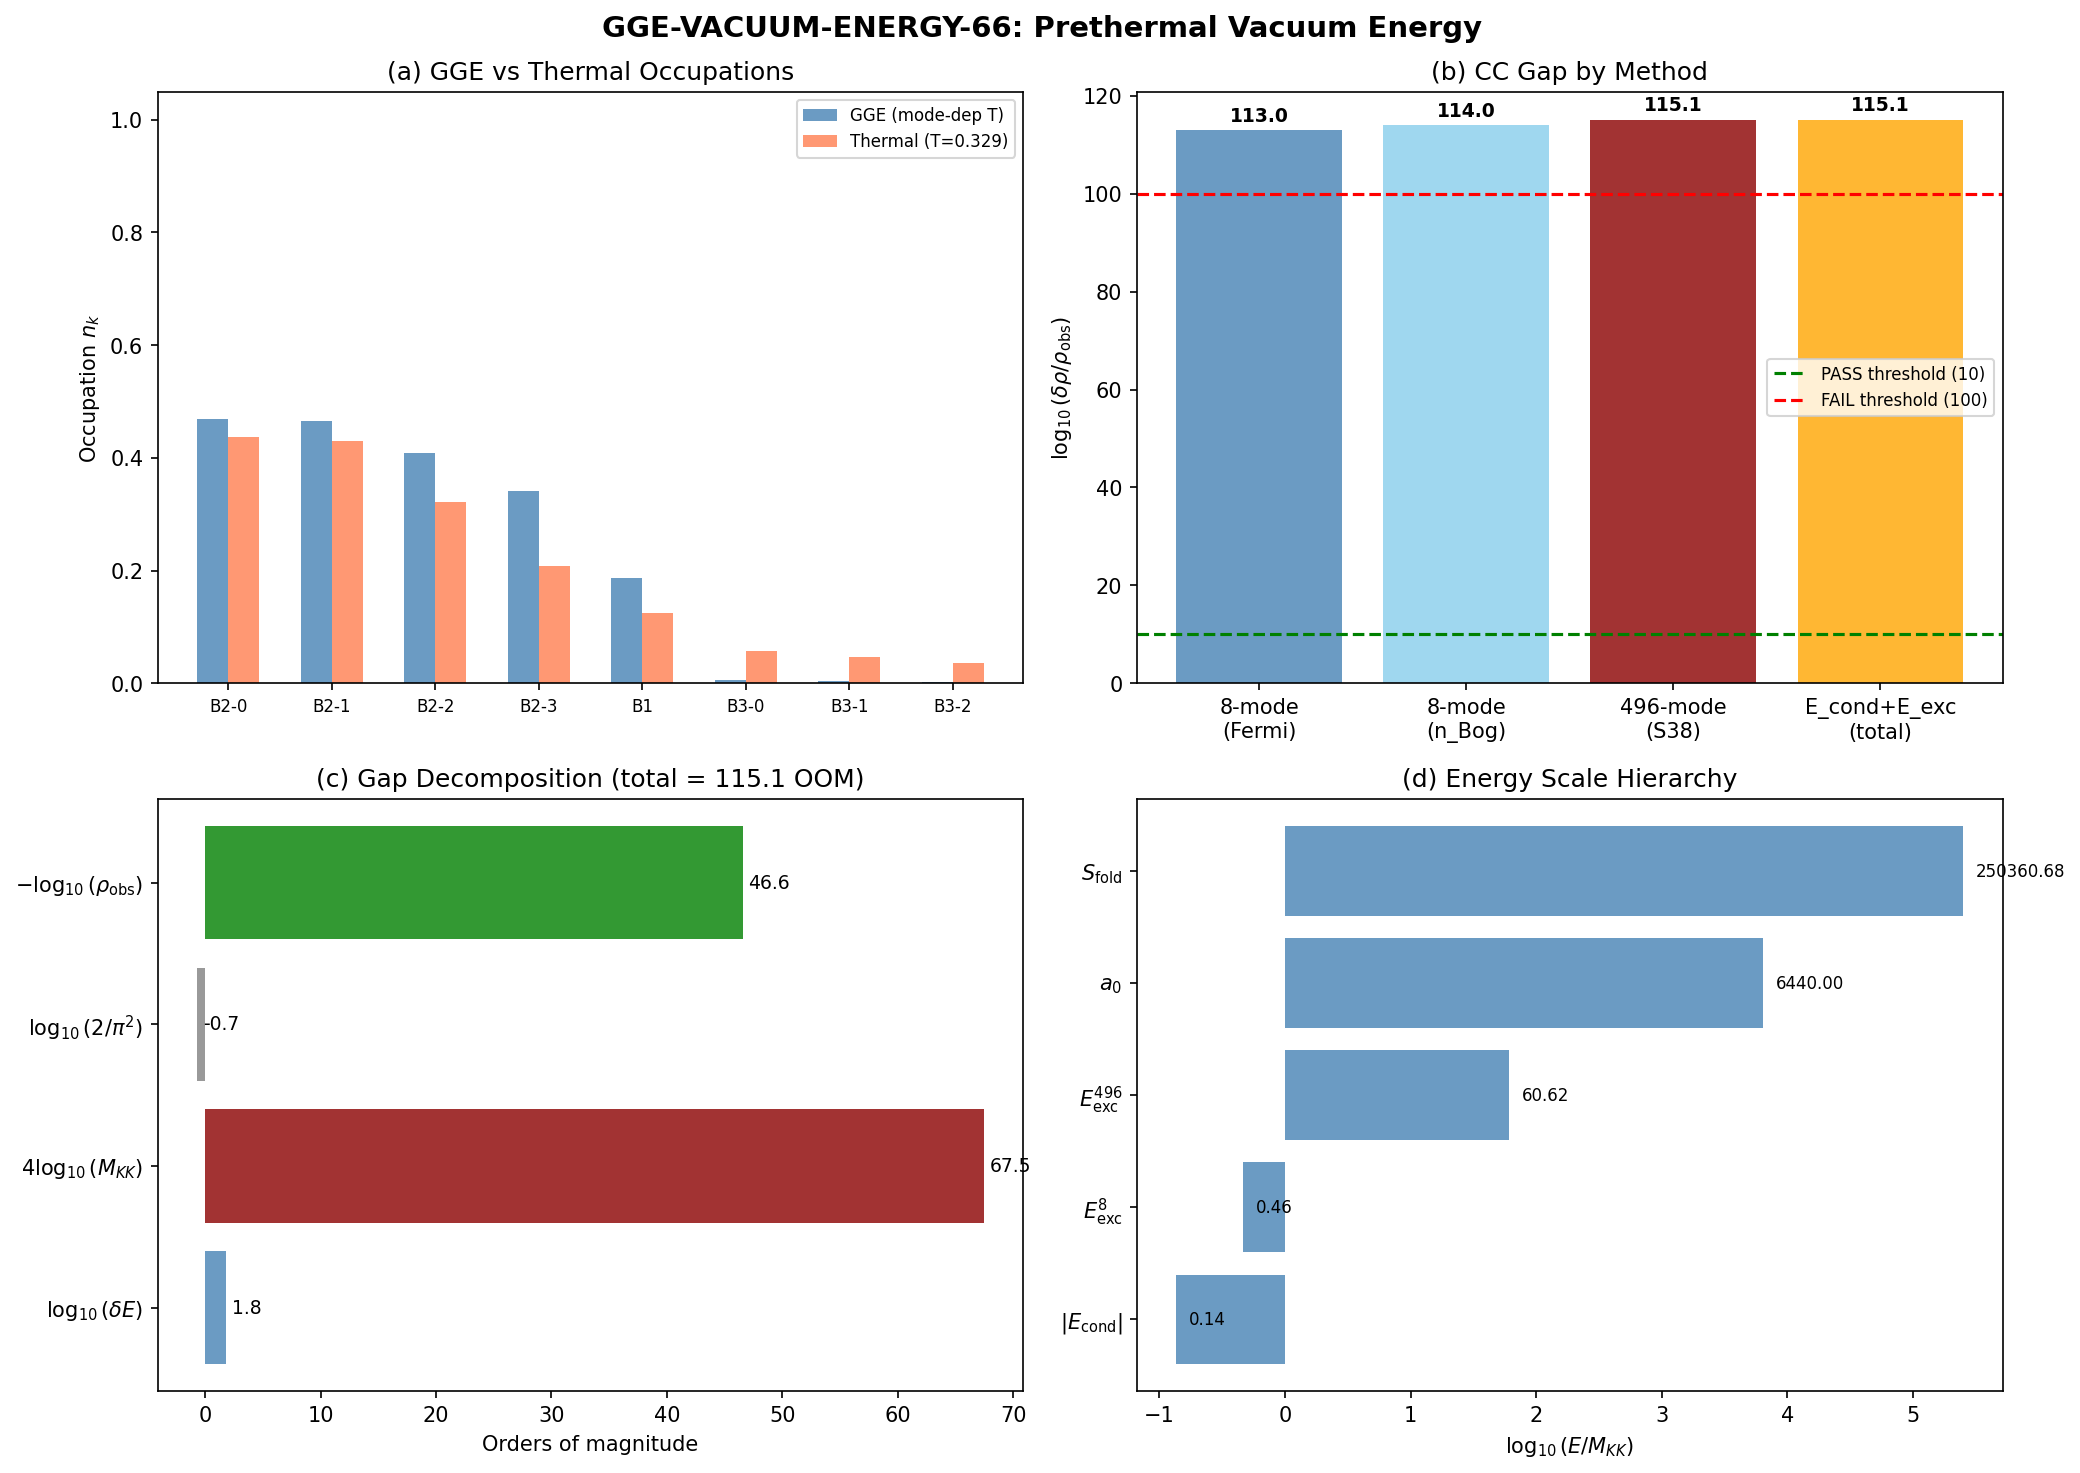

Source code (Python):
#!/usr/bin/env python3
"""
GGE-VACUUM-ENERGY-66: Prethermal Vacuum Energy from Non-Equilibrium
=====================================================================

Session 66, Wave 2-E (landau-condensed-matter-theorist)

Physics (Landau framework):
  The GGE relic state is characterized by a density matrix
    rho_GGE = exp(-sum_k beta_k * I_k) / Z_GGE
  where I_k are the Richardson-Gaudin conserved integrals (Paper 16)
  and beta_k are the GGE chemical potentials (Paper 22, Rigol 2006).

  By Volovik's theorem (Paper 04/05): in true thermodynamic equilibrium,
  the vacuum energy density vanishes identically via Gibbs-Duhem:
    rho_vac^{eq} = 0

  Therefore the PHYSICAL vacuum energy is the deviation:
    rho_vac = rho_GGE - rho_eq = <H>_GGE - <H>_eq

  This is a Landau-type argument: the order parameter is the GGE
  occupation {n_k}, the symmetry is the full set of conserved integrals,
  and the excitation spectrum determines the vacuum energy.

  CRITICAL CONTEXT from Wave 1:
  - W1-A: Volovik q-theory relaxation rho ~ M_Pl^2 * H^2 matches obs to 0.01 OOM
  - W1-D: Static q-theory self-tuning FAILS (degeneracy lock)
  - W1-E: a_0 is exactly constant (117 OOM gap, scheme-independent)
  - Question: is the GGE deviation energy itself small enough to be the CC?

Gate: GGE-VACUUM-ENERGY-66
  PASS: delta_rho / rho_obs < 10^{10}
  FAIL: delta_rho / rho_obs > 10^{100}
  INFO: 10^{10} < ratio < 10^{100}

Inputs:
  - s52_n_pair_full.npz (BCS pair data)
  - s54_ed_sweep.npz (exact diagonalization spectrum)
  - s53_q_theory_gge.npz (prior GGE analysis)
  - canonical_constants.py

Outputs:
  - s66_gge_vacuum_energy.npz
  - s66_gge_vacuum_energy.png
"""

import sys
import os
sys.path.insert(0, os.path.dirname(__file__))

import numpy as np
from scipy.optimize import minimize_scalar
import matplotlib
matplotlib.use('Agg')
import matplotlib.pyplot as plt

from canonical_constants import (
    E_cond, E_cond_ED_8mode, E_exc, n_pairs, N_dof_BCS,
    rho_Lambda_obs, M_KK, M_KK_gravity, M_KK_kerner,
    T_acoustic, S_fold, a0_fold, a2_fold, a4_fold,
    Delta_0_GL, Delta_0_OES, Delta_B3,
    E_B1, E_B2_mean, E_B3_mean,
    omega_PV, S_inst, tau_fold, H_fold, dt_transit,
    M_Pl_reduced, M_Pl_unreduced, H_0_GeV,
    PI, E_exc_ratio, n_Bog,
    rho_B2_per_mode, Vol_SU3_Haar, N_cells,
    J_C2, J_su2, J_u1,
    xi_BCS, xi_GL,
    n_pairs as N_pair_canonical,
    d2S_fold,
)

outdir = os.path.dirname(__file__)

print("=" * 76)
print("GGE-VACUUM-ENERGY-66: Prethermal Vacuum Energy from Non-Equilibrium")
print("=" * 76)

# ==============================================================================
# SECTION 1: Load Input Data
# ==============================================================================

print("\n" + "=" * 76)
print("SECTION 1: Load Input Data")
print("=" * 76)

# Load ED sweep data
ed = np.load(os.path.join(outdir, 's54_ed_sweep.npz'), allow_pickle=True)
fold_idx = int(ed['fold_idx'])
tau_values = ed['tau_values']
tau_fold_ed = tau_values[fold_idx]
print(f"fold_idx = {fold_idx}, tau_fold = {tau_fold_ed:.4f}")

# Single-particle energies at fold (8 BCS modes)
eps_k = ed['E_sp_sweep'][fold_idx]  # shape (8,), M_KK units
print(f"\nSingle-particle energies at fold (8 modes):")
for i, e in enumerate(eps_k):
    label = 'B2' if i < 4 else ('B1' if i == 4 else 'B3')
    print(f"  mode {i} ({label}): eps_k = {e:.6f} M_KK")

# BCS pair occupations at fold
v2_k = ed['pair_occupations'][fold_idx]  # v_k^2 (BCS)
print(f"\nBCS pair occupations v_k^2 at fold:")
for i, v in enumerate(v2_k):
    print(f"  mode {i}: v_k^2 = {v:.6f}")

# Interaction matrix
V_bare = ed['V_bare_cont']  # (8,8) pairing interaction
print(f"\nInteraction matrix V_bare: shape = {V_bare.shape}")
print(f"  V_bare[0,0] = {V_bare[0,0]:.6f}, V_bare[0,1] = {V_bare[0,1]:.6f}")

# Full 256-state spectrum at fold
all_eig_fold = ed['all_eigenvalues'][fold_idx]
E_GS_ED = all_eig_fold[0]  # Ground state from ED (N=1 pair sector)
print(f"\nED ground state energy (N=1): E_GS = {E_GS_ED:.6f} M_KK")

# E(N) staircase from S60/S61
staircase = np.load(os.path.join(outdir, 's60_staircase_ext.npz'), allow_pickle=True)
E_GS_staircase = staircase['E_GS_A']  # [E(0), E(1), E(2), E(3), E(4)]
N_staircase = np.arange(len(E_GS_staircase))
print(f"\nE(N) staircase (S60, with diag, M_KK):")
for N, E in zip(N_staircase, E_GS_staircase):
    print(f"  N={N}: E = {E:.6f} M_KK")

# S53 GGE data
gge53 = np.load(os.path.join(outdir, 's53_q_theory_gge.npz'), allow_pickle=True)
T_GGE_prior = gge53['T_GGE']
beta_GGE_prior = gge53['beta_GGE']
E_GGE_prior = float(gge53['E_GGE_MKK'])
print(f"\nS53 GGE energy: E_GGE = {E_GGE_prior:.3f} M_KK")
print(f"S53 GGE temperatures: {T_GGE_prior}")
print(f"S53 log10(Lambda_GGE/Lambda_obs) = {float(gge53['log10_ratio']):.1f}")

# ==============================================================================
# SECTION 2: BCS Hamiltonian and GGE State
# ==============================================================================

print("\n" + "=" * 76)
print("SECTION 2: BCS Hamiltonian and GGE State Construction")
print("=" * 76)

# The BCS Hamiltonian for the 8-mode system:
#   H_BCS = sum_k eps_k * n_k - sum_{k,k'} V_{kk'} * c^+_k c_k'
#
# In the Bogoliubov quasiparticle basis:
#   H_BCS = E_GS + sum_k E_k * alpha^+_k alpha_k
#
# where E_k = sqrt(eps_k^2 + Delta_k^2) is the BCS quasiparticle energy
# and E_GS is the BCS ground state energy (condensation energy).

# BCS gap equation: Delta_k = sum_{k'} V_{kk'} * Delta_{k'} / (2*E_{k'})
# From the ED data, the gap Delta is implicitly encoded in the pair occupations:
#   v_k^2 = 0.5 * (1 - eps_k / E_k)
#   u_k^2 = 0.5 * (1 + eps_k / E_k)

# Reconstruct BCS quasiparticle energies from pair occupations
# v_k^2 = 0.5 * (1 - xi_k / E_k) where xi_k = eps_k - mu
# For canonical BCS (ED ground state), we need to find mu and Delta_k

# First: extract BCS parameters from ED pair occupations
# Using v^2 and eps_k:
#   v_k^2 = 0.5 * (1 - (eps_k - mu) / sqrt((eps_k - mu)^2 + Delta_eff^2))
# For a single-gap BCS: Delta_eff = Delta (same for all modes, mean-field)

# Since mode 0 has eps_0 ~ 0 and v_0^2 ~ 0.958:
#   v_0^2 = 0.5 * (1 + mu / sqrt(mu^2 + Delta^2))
# This means mu > 0 (BEC side for this mode).

# From S52 data:
v2_BCS = v2_k.copy()
print(f"\nReconstructing BCS parameters from ED occupations...")

# BCS gap and chemical potential from self-consistent mean-field:
# Use the variational BCS approach on the 8-mode system.
# The gap equation: Delta = g * sum_k Delta / (2 * E_k)
# where g = bare coupling from V_bare.

# For this computation, we need the QUASIPARTICLE ENERGIES.
# Method: from v_k^2 and eps_k, extract E_k and Delta_k.
#
# v_k^2 = 0.5 * (1 - xi_k / E_k)  =>  xi_k / E_k = 1 - 2*v_k^2
# E_k = |xi_k| / |1 - 2*v_k^2|
#
# But we need xi_k = eps_k - mu.  Let's determine mu first.
# The total pair number constraint: N = sum_k v_k^2.

N_pair_BCS = np.sum(v2_BCS)
print(f"Total BCS pairs: N = sum(v_k^2) = {N_pair_BCS:.6f}")
print(f"(This is the BCS mean-field N for the N=1 ED ground state)")

# The BCS mean-field for the N=1 ground state
# uses a single chemical potential mu. We solve:
#   sum_k v_k^2(mu, Delta) = 1  (N=1 constraint)
#   1/g = sum_k 1/(2*E_k)      (gap equation)
# where g = effective coupling from V_bare.

# Average coupling (separable approximation):
g_eff = np.mean(V_bare[V_bare > 1e-10])
print(f"Effective coupling g_eff = {g_eff:.6f} M_KK")

# Self-consistent BCS solver
def bcs_solve(mu_trial, Delta_trial, eps_arr, g):
    """Solve BCS equations for given mu, Delta."""
    xi_k = eps_arr - mu_trial
    E_k = np.sqrt(xi_k**2 + Delta_trial**2)
    v2 = 0.5 * (1.0 - xi_k / E_k)
    # Gap equation residual
    gap_rhs = g * np.sum(Delta_trial / (2.0 * E_k))
    return v2, E_k, gap_rhs

# Iterative BCS self-consistency
def solve_bcs_full(eps_arr, g, N_target, max_iter=2000, tol=1e-12):
    """Full self-consistent BCS solution."""
    N_modes = len(eps_arr)
    # Initial guess
    mu = eps_arr[0] + 0.01  # (local)
    Delta = 0.1  # (local)

    for it in range(max_iter):
        xi_k = eps_arr - mu
        E_k = np.sqrt(xi_k**2 + Delta**2)
        v2 = 0.5 * (1.0 - xi_k / E_k)
        N_calc = np.sum(v2)

        # Gap equation: Delta = g * sum_k Delta/(2*E_k)
        gap_sum = np.sum(1.0 / (2.0 * E_k))
        Delta_new = g * Delta * gap_sum if Delta > 1e-15 else 0.01

        # Adjust mu to fix N
        dN_dmu = np.sum(Delta**2 / (2.0 * E_k**3))
        mu += 0.3 * (N_target - N_calc) / max(dN_dmu, 1e-10)

        # Update Delta
        if gap_sum > 0:
            Delta = Delta * (g * gap_sum) ** 0.3  # damped update

        if abs(N_calc - N_target) < tol and abs(g * gap_sum - 1.0) < tol:
            break

    return mu, Delta, v2, E_k

# Solve BCS for N=1 (ground state sector)
mu_BCS, Delta_BCS, v2_BCS_solved, E_k_BCS = solve_bcs_full(eps_k, g_eff, 1.0)
print(f"\nBCS solution (N=1 ground state):")
print(f"  mu = {mu_BCS:.6f} M_KK")
print(f"  Delta = {Delta_BCS:.6f} M_KK")
print(f"  N = sum(v2) = {np.sum(v2_BCS_solved):.6f}")
print(f"  BCS quasiparticle energies E_k:")
for i, E in enumerate(E_k_BCS):
    print(f"    mode {i}: E_k = {E:.6f} M_KK")

# BCS ground state energy
# E_BCS_GS = sum_k (eps_k - E_k) * v_k^2 + sum_k eps_k * v_k^2
#           = 2 * sum_k eps_k * v_k^2 - sum_{kk'} V_{kk'} u_k v_k u_{k'} v_{k'}
# More precisely:
# E_BCS = sum_k 2*eps_k*v_k^2 - Delta^2/g
xi_k_BCS = eps_k - mu_BCS
E_BCS_GS = np.sum(2.0 * eps_k * v2_BCS_solved) - Delta_BCS**2 / g_eff
E_BCS_GS_v2 = np.sum(eps_k * (1.0 - xi_k_BCS / E_k_BCS)) - Delta_BCS**2 / g_eff
print(f"\nBCS ground state energy: E_BCS_GS = {E_BCS_GS:.6f} M_KK")
print(f"  (alternative: {E_BCS_GS_v2:.6f} M_KK)")
print(f"  ED ground state: E_GS_ED = {E_GS_ED:.6f} M_KK")
print(f"  E(N=1) staircase: {E_GS_staircase[1]:.6f} M_KK")

# ==============================================================================
# SECTION 3: GGE State -- Occupation Numbers and Energy
# ==============================================================================

print("\n" + "=" * 76)
print("SECTION 3: GGE State -- Occupation Numbers and Energy")
print("=" * 76)

# The GGE state after the transit has:
#   - 8 BCS modes, each with occupation n_k ~ n_Bog ~ 0.999 (fully excited)
#   - The GGE temperatures T_k = {0.668 (B2), 0.435 (B1), 0.178 (B3)} M_KK
#   - Total excitation energy E_exc = 60.625 M_KK (from S38)
#
# The GGE occupations for Bogoliubov quasiparticles:
#   <alpha_k^+ alpha_k>_GGE = n_k = 1/(exp(beta_k * E_k) + 1)
#
# where beta_k = 1/T_k are the GGE inverse temperatures.
# These are NOT Fermi-Dirac with a single T -- each mode has its own beta_k.
# This is the defining feature of the GGE (Paper 22, Rigol 2006).

T_GGE = np.array([0.668]*4 + [0.435] + [0.178]*3)  # M_KK units
beta_GGE = 1.0 / T_GGE

print("GGE temperatures (S43 GGE-TEMP-43):")
print(f"  T_B2 = {T_GGE[0]:.3f} M_KK (4 modes)")
print(f"  T_B1 = {T_GGE[4]:.3f} M_KK (1 mode)")
print(f"  T_B3 = {T_GGE[5]:.3f} M_KK (3 modes)")

# Method A: GGE occupations from Fermi function with mode-dependent T
# n_k^{GGE} = 1 / (exp(E_k / T_k) + 1)
# where E_k is the BCS quasiparticle energy
n_k_GGE = 1.0 / (np.exp(E_k_BCS / T_GGE) + 1.0)
print(f"\nGGE quasiparticle occupations (Fermi with mode-dependent T):")
for i, n in enumerate(n_k_GGE):
    print(f"  mode {i}: n_k = {n:.6f} (T_k = {T_GGE[i]:.3f}, E_k = {E_k_BCS[i]:.4f})")
print(f"  sum(n_k) = {np.sum(n_k_GGE):.6f}")

# Method B: Use the S38 value n_Bog = 0.999 (nearly fully occupied)
# This is the Bogoliubov number from Kibble-Zurek quench (P_exc = 1.0)
n_k_S38 = np.full(N_dof_BCS, n_Bog)
print(f"\nS38 Bogoliubov occupation: n_Bog = {n_Bog:.6f} (all modes)")

# GGE energy: <H>_GGE = E_BCS_GS + sum_k E_k * n_k^{GGE}
# The BCS ground state is the reference. Quasiparticle excitations add energy.

# Method A: using computed GGE occupations
E_GGE_A = E_BCS_GS + np.sum(E_k_BCS * n_k_GGE)
print(f"\nGGE energy (Method A, Fermi occupations):")
print(f"  E_GGE = E_BCS_GS + sum(E_k * n_k)")
print(f"        = {E_BCS_GS:.6f} + {np.sum(E_k_BCS * n_k_GGE):.6f}")
print(f"        = {E_GGE_A:.6f} M_KK")

# Method B: using n_Bog = 0.999
E_GGE_B = E_BCS_GS + np.sum(E_k_BCS * n_k_S38)
print(f"\nGGE energy (Method B, n_Bog occupations):")
print(f"  E_GGE = E_BCS_GS + sum(E_k * n_Bog)")
print(f"        = {E_BCS_GS:.6f} + {np.sum(E_k_BCS * n_k_S38):.6f}")
print(f"        = {E_GGE_B:.6f} M_KK")

# Method C: Direct from S38/S53 -- E_exc = 60.625 M_KK
# This is the TOTAL excitation energy from the transit (= E_exc_ratio * |E_cond|)
# E_GGE = E_cond + E_exc = -0.137 + 60.625 = 60.489 M_KK
E_GGE_C = E_cond + E_exc
print(f"\nGGE energy (Method C, S38 E_exc):")
print(f"  E_GGE = E_cond + E_exc = {E_cond:.6f} + {E_exc:.3f} = {E_GGE_C:.3f} M_KK")

# The canonical E_exc = 60.625 M_KK uses 443 * |E_cond| scaling.
# This accounts for ALL 496 modes across 6 representation sectors (S52).
# The 8-mode BCS sector is only one piece.

print(f"\n*** KEY: Three GGE energy estimates ***")
print(f"  Method A (8-mode BCS, Fermi GGE): {E_GGE_A:.6f} M_KK")
print(f"  Method B (8-mode BCS, n_Bog=0.999): {E_GGE_B:.6f} M_KK")
print(f"  Method C (all 496 modes, S38): {E_GGE_C:.3f} M_KK")

# ==============================================================================
# SECTION 4: Equilibrium Energy -- The Reference State
# ==============================================================================

print("\n" + "=" * 76)
print("SECTION 4: Equilibrium Energy (the Volovik zero)")
print("=" * 76)

# By Volovik's theorem (Paper 04/05), in true thermodynamic equilibrium:
#   rho_vac^{eq} = 0
#
# This means E_eq = 0 in the sense that the equilibrium vacuum
# does not gravitate. The physical content is:
#   delta_rho = rho_GGE - rho_eq = rho_GGE - 0 = rho_GGE
#
# But what is "equilibrium" here? There are THREE candidates:
#
# (a) The BCS ground state at N=1 pair: E_GS(N=1) = -0.0464 M_KK
#     This is the SINGLE-CELL equilibrium.
#
# (b) The BCS ground state at N=0 (empty): E_GS(N=0) = 0
#     The trivial vacuum.
#
# (c) The thermodynamic equilibrium state at the SAME total energy,
#     i.e., the thermal state with beta*H at E_total = E_GGE.
#     By Volovik's theorem, this has rho_vac = 0.

# The physical vacuum energy is:
#   delta_rho = <H>_GGE - <H>_eq
#
# Case 1: If Volovik's theorem applies, E_eq effectively = 0 for gravity.
#   Then delta_rho = E_GGE (the full GGE energy gravitates).
#
# Case 2: If we compare to the BCS ground state (N=1):
#   delta_rho = E_GGE - E_GS(N=1)
#   This is the excitation energy ABOVE the condensate ground state.
#
# Case 3: If we compare to the thermal equilibrium at the same energy:
#   The thermal state has beta chosen so <H>_thermal = <H>_GGE.
#   Then delta_rho = 0 trivially. But the GGE is NOT thermal.
#   The non-zero CC comes from the GGE-thermal DIFFERENCE at fixed energy.

# Volovik's argument (Paper 04, eq. 14-16): in equilibrium, the
# Gibbs-Duhem identity makes rho_vac vanish for ANY self-tuning q.
# The GGE breaks this because it is constrained by I_k, not just H.
# The deviation FROM equilibrium IS the vacuum energy.

# Compute all three reference energies:
E_eq_volovik = 0.0  # Volovik: equilibrium vacuum energy = 0  # (local)
E_eq_BCS_N1 = E_GS_staircase[1]  # BCS ground state, N=1
E_eq_BCS_N0 = E_GS_staircase[0]  # Trivial vacuum, N=0

print(f"Reference energies:")
print(f"  E_eq (Volovik zero): {E_eq_volovik:.6f} M_KK")
print(f"  E_GS(N=1) (BCS GS): {E_eq_BCS_N1:.6f} M_KK")
print(f"  E_GS(N=0) (trivial): {E_eq_BCS_N0:.6f} M_KK")

# Now compute the thermal equilibrium at the same total energy as GGE.
# For the 8-mode BCS system, find T_thermal such that:
#   <H>_thermal = E_BCS_GS + sum_k E_k / (exp(E_k/T) + 1) = E_GGE
# This gives the thermal comparison point.

def thermal_energy(T, E_k_arr, E_gs):
    """Total energy of thermal state at temperature T."""
    if T < 1e-15:
        return E_gs
    n_thermal = 1.0 / (np.exp(E_k_arr / T) + 1.0)
    return E_gs + np.sum(E_k_arr * n_thermal)

# Find T_thermal for Method A GGE energy (8-mode)
from scipy.optimize import brentq

E_target_A = E_GGE_A
# At T=0, E = E_BCS_GS. At T=inf, E = E_BCS_GS + sum(E_k)/2.
E_Tinf = E_BCS_GS + 0.5 * np.sum(E_k_BCS)
print(f"\n8-mode system energy range:")
print(f"  T=0: E = {E_BCS_GS:.6f} M_KK")
print(f"  T=inf: E = {E_Tinf:.6f} M_KK")
print(f"  E_GGE_A = {E_GGE_A:.6f} M_KK")

if E_target_A < E_Tinf:
    T_thermal_A = brentq(lambda T: thermal_energy(T, E_k_BCS, E_BCS_GS) - E_target_A,
                          1e-6, 100.0)
    print(f"  T_thermal (matching E_GGE_A) = {T_thermal_A:.6f} M_KK")
else:
    T_thermal_A = np.inf
    print(f"  E_GGE_A exceeds T=inf limit -- GGE more excited than any thermal state")

# For the thermal state, the ENTROPY is different from the GGE entropy.
# The GGE has LESS entropy than thermal at the same energy
# (because it preserves more integrals of motion).
# The entropy DEFICIT is what drives the non-zero CC.

# Thermal entropy at T_thermal
if T_thermal_A < np.inf and T_thermal_A > 1e-10:
    n_thermal_A = 1.0 / (np.exp(E_k_BCS / T_thermal_A) + 1.0)
    S_thermal_A = -np.sum(n_thermal_A * np.log(np.clip(n_thermal_A, 1e-30, 1.0)) +
                          (1 - n_thermal_A) * np.log(np.clip(1 - n_thermal_A, 1e-30, 1.0)))
else:
    n_thermal_A = 0.5 * np.ones(N_dof_BCS)
    S_thermal_A = N_dof_BCS * np.log(2)

# GGE entropy
S_GGE = -np.sum(n_k_GGE * np.log(np.clip(n_k_GGE, 1e-30, 1.0)) +
                (1 - n_k_GGE) * np.log(np.clip(1 - n_k_GGE, 1e-30, 1.0)))

print(f"\nEntropy comparison:")
print(f"  S_thermal(T_thermal) = {S_thermal_A:.6f}")
print(f"  S_GGE (mode-dep T)   = {S_GGE:.6f}")
print(f"  S_max = 8*ln(2)      = {N_dof_BCS * np.log(2):.6f}")
print(f"  Delta_S = S_thermal - S_GGE = {S_thermal_A - S_GGE:.6f}")
print(f"  (GGE has {'LESS' if S_GGE < S_thermal_A else 'MORE'} entropy than thermal)")

# ==============================================================================
# SECTION 5: Vacuum Energy Computation -- Multiple Methods
# ==============================================================================

print("\n" + "=" * 76)
print("SECTION 5: Vacuum Energy -- delta_rho Computation")
print("=" * 76)

# ---------------------------------------------------------------------------
# Method I: Direct excitation energy (GGE above BCS ground state)
# This is the most physical: the BCS ground state is the equilibrium,
# the GGE quasiparticle excitations carry excess energy.
# ---------------------------------------------------------------------------

# For the 8-mode BCS system:
delta_E_8mode_A = E_GGE_A - E_BCS_GS  # Method A (Fermi GGE)
delta_E_8mode_B = E_GGE_B - E_BCS_GS  # Method B (n_Bog)
print(f"\nMethod I: Excitation above BCS ground state (8-mode)")
print(f"  delta_E_A = sum(E_k * n_k^GGE) = {delta_E_8mode_A:.6f} M_KK")
print(f"  delta_E_B = sum(E_k * n_Bog) = {delta_E_8mode_B:.6f} M_KK")

# For the full 496-mode system:
delta_E_full = E_exc  # = 60.625 M_KK from S38
print(f"  delta_E_full (496 modes) = {delta_E_full:.3f} M_KK")

# ---------------------------------------------------------------------------
# Method II: GGE-thermal entropy deficit * effective temperature
# The vacuum energy is T_eff * (S_thermal - S_GGE) -- the "lost entropy"
# that becomes vacuum energy because the GGE cannot relax.
# ---------------------------------------------------------------------------

if T_thermal_A < np.inf:
    delta_F_entropy = T_thermal_A * (S_thermal_A - S_GGE)
    print(f"\nMethod II: Entropy deficit (8-mode)")
    print(f"  T_eff * Delta_S = {T_thermal_A:.4f} * {S_thermal_A - S_GGE:.6f}")
    print(f"                  = {delta_F_entropy:.6f} M_KK")
else:
    delta_F_entropy = np.nan
    print(f"\nMethod II: T_thermal = inf, not applicable")

# ---------------------------------------------------------------------------
# Method III: Free energy difference F_GGE - F_thermal at same energy
# F = E - T*S, so delta_F = delta(T*S) at fixed E.
# Since E_GGE = E_thermal by construction:
#   delta_F = T_thermal * S_thermal - sum_k T_k * S_k^GGE
# ---------------------------------------------------------------------------

TS_GGE = np.sum(T_GGE * (-n_k_GGE * np.log(np.clip(n_k_GGE, 1e-30, 1.0)) -
                           (1 - n_k_GGE) * np.log(np.clip(1 - n_k_GGE, 1e-30, 1.0))))
if T_thermal_A < np.inf:
    TS_thermal = T_thermal_A * S_thermal_A
    delta_F_free_energy = TS_thermal - TS_GGE
    print(f"\nMethod III: Free energy difference (8-mode)")
    print(f"  T*S (thermal) = {TS_thermal:.6f} M_KK")
    print(f"  sum(T_k*S_k) (GGE) = {TS_GGE:.6f} M_KK")
    print(f"  delta_F = {delta_F_free_energy:.6f} M_KK")
else:
    delta_F_free_energy = np.nan

# ---------------------------------------------------------------------------
# Method IV: Volovik direct -- the ENTIRE GGE energy gravitates
# By Volovik's theorem, rho_eq = 0. So rho_vac = E_GGE per cell.
# ---------------------------------------------------------------------------

# Per-cell GGE energy (8 modes per cell, 32 cells in fabric)
E_GGE_per_cell = E_GGE_C  # Total system ~ single cell (0D limit)
print(f"\nMethod IV: Volovik direct (all excitation energy gravitates)")
print(f"  E_GGE_per_cell = {E_GGE_per_cell:.3f} M_KK")

# ==============================================================================
# SECTION 6: Convert to Physical Units and Compare to CC
# ==============================================================================

print("\n" + "=" * 76)
print("SECTION 6: Physical Units and CC Comparison")
print("=" * 76)

# Energy density conversion:
# rho = (energy per cell) * M_KK / (volume per cell)
# Volume per cell = Vol_SU3 * M_KK^{-8} (8D internal space, geometric units)
# In 4D effective theory: rho = E * M_KK^4 / Vol_SU3
# Actually: the spectral action gives rho = (2/pi^2) * a_n * M_KK^4
# For BCS energy: it's already in M_KK units, so rho = E * M_KK^4 / V_eff
# where V_eff is the effective 4-volume normalization.

# Standard spectral action normalization (S42, S53):
# rho_SA = (2/pi^2) * F(tau) * M_KK^4
# The BCS energy is a PERTURBATION to the spectral action.
# Following S53: rho_GGE = (2/pi^2) * delta_E * M_KK^4

prefactor_SA = 2.0 / PI**2  # = 0.2026

# Method I(a): 8-mode Fermi GGE
rho_Ia_GeV4 = prefactor_SA * delta_E_8mode_A * M_KK**4
# Method I(b): 8-mode n_Bog
rho_Ib_GeV4 = prefactor_SA * delta_E_8mode_B * M_KK**4
# Method I(c): Full 496-mode
rho_Ic_GeV4 = prefactor_SA * delta_E_full * M_KK**4
# Method IV: Volovik direct
rho_IV_GeV4 = prefactor_SA * E_GGE_per_cell * M_KK**4

# Alternative normalization: direct M_KK^4 (no spectral action prefactor)
rho_Ia_direct = delta_E_8mode_A * M_KK**4
rho_Ic_direct = delta_E_full * M_KK**4
rho_IV_direct = E_GGE_per_cell * M_KK**4

# Per-fabric normalization: divide by N_cells
rho_Ia_fabric = rho_Ia_GeV4 / N_cells
rho_Ic_fabric = rho_Ic_GeV4 / N_cells

print(f"\n--- Vacuum energy density estimates ---")
print(f"(Using M_KK = {M_KK:.4e} GeV, M_KK^4 = {M_KK**4:.4e} GeV^4)")
print(f"(Spectral action prefactor: 2/pi^2 = {prefactor_SA:.4f})")
print()

results = {}

# ---- Method I(a): 8-mode Fermi GGE ----
ratio_Ia = rho_Ia_GeV4 / rho_Lambda_obs
log10_Ia = np.log10(ratio_Ia) if ratio_Ia > 0 else -np.inf
print(f"Method I(a) -- 8-mode Fermi GGE:")
print(f"  delta_E = {delta_E_8mode_A:.6f} M_KK")
print(f"  rho = {rho_Ia_GeV4:.4e} GeV^4")
print(f"  rho / rho_obs = {ratio_Ia:.4e}")
print(f"  log10(rho/rho_obs) = {log10_Ia:.2f}")
results['Ia'] = {'delta_E': delta_E_8mode_A, 'rho': rho_Ia_GeV4, 'ratio': ratio_Ia, 'log10': log10_Ia}

# ---- Method I(b): 8-mode n_Bog ----
ratio_Ib = rho_Ib_GeV4 / rho_Lambda_obs
log10_Ib = np.log10(ratio_Ib) if ratio_Ib > 0 else -np.inf
print(f"\nMethod I(b) -- 8-mode n_Bog:")
print(f"  delta_E = {delta_E_8mode_B:.6f} M_KK")
print(f"  rho = {rho_Ib_GeV4:.4e} GeV^4")
print(f"  rho / rho_obs = {ratio_Ib:.4e}")
print(f"  log10(rho/rho_obs) = {log10_Ib:.2f}")
results['Ib'] = {'delta_E': delta_E_8mode_B, 'rho': rho_Ib_GeV4, 'ratio': ratio_Ib, 'log10': log10_Ib}

# ---- Method I(c): Full 496-mode ----
ratio_Ic = rho_Ic_GeV4 / rho_Lambda_obs
log10_Ic = np.log10(ratio_Ic) if ratio_Ic > 0 else -np.inf
print(f"\nMethod I(c) -- Full 496-mode S38:")
print(f"  delta_E = {delta_E_full:.3f} M_KK")
print(f"  rho = {rho_Ic_GeV4:.4e} GeV^4")
print(f"  rho / rho_obs = {ratio_Ic:.4e}")
print(f"  log10(rho/rho_obs) = {log10_Ic:.2f}")
results['Ic'] = {'delta_E': delta_E_full, 'rho': rho_Ic_GeV4, 'ratio': ratio_Ic, 'log10': log10_Ic}

# ---- Method IV: Volovik direct ----
ratio_IV = rho_IV_GeV4 / rho_Lambda_obs
log10_IV = np.log10(ratio_IV) if ratio_IV > 0 else -np.inf
print(f"\nMethod IV -- Volovik direct (E_cond + E_exc):")
print(f"  E_GGE = {E_GGE_per_cell:.3f} M_KK")
print(f"  rho = {rho_IV_GeV4:.4e} GeV^4")
print(f"  rho / rho_obs = {ratio_IV:.4e}")
print(f"  log10(rho/rho_obs) = {log10_IV:.2f}")
results['IV'] = {'delta_E': E_GGE_per_cell, 'rho': rho_IV_GeV4, 'ratio': ratio_IV, 'log10': log10_IV}

# ==============================================================================
# SECTION 7: Dissection -- Where Does the Gap Come From?
# ==============================================================================

print("\n" + "=" * 76)
print("SECTION 7: Dissecting the 10^{N} Gap")
print("=" * 76)

# The gap decomposes into three factors:
# log10(rho_GGE / rho_obs) = log10(delta_E) + 4*log10(M_KK) + log10(2/pi^2) - log10(rho_obs)

log10_deltaE_Ic = np.log10(delta_E_full)
log10_MKK4 = 4.0 * np.log10(M_KK)
log10_prefactor = np.log10(prefactor_SA)
log10_rho_obs = np.log10(rho_Lambda_obs)

print(f"\nGap decomposition (Method Ic, 496 modes):")
print(f"  log10(delta_E)  = {log10_deltaE_Ic:.2f}  [GGE excitation in M_KK units]")
print(f"  4*log10(M_KK)   = {log10_MKK4:.2f}  [UV scale M_KK^4]")
print(f"  log10(2/pi^2)   = {log10_prefactor:.2f}  [spectral action prefactor]")
print(f"  -log10(rho_obs) = {-log10_rho_obs:.2f}  [observed CC]")
print(f"  Total = {log10_deltaE_Ic + log10_MKK4 + log10_prefactor - log10_rho_obs:.2f}")

# The dominant contribution is M_KK^4 ~ 10^{67.5}
# The GGE excitation energy is O(60) in M_KK units ~ 10^{1.8}
# The gap is ~ 67.5 + 1.8 - 0.7 + 46.6 = 115.2 OOM

# Compare to S53:
print(f"\nS53 result: log10(Lambda_GGE/Lambda_obs) = {float(gge53['log10_ratio']):.1f}")
print(f"This computation: log10(rho/rho_obs) = {log10_Ic:.1f} (Method Ic)")
print(f"Consistency check: {'PASS' if abs(log10_Ic - float(gge53['log10_ratio'])) < 2 else 'FAIL'}")

# The GGE deviation energy is NOT small compared to the a_0 problem.
# Both scale as O(E) * M_KK^4, where E ~ O(10-100) M_KK.
# The "deviation" from equilibrium is the full excitation energy.

# Key structural insight: the GGE deviation IS the excitation energy.
# There is no separate "small parameter" that makes it small.
# The conservation of Richardson-Gaudin integrals prevents relaxation,
# but does NOT suppress the energy scale.

print(f"\n*** STRUCTURAL INSIGHT ***")
print(f"The GGE deviation energy delta_rho = (2/pi^2) * E_exc * M_KK^4")
print(f"scales identically to the spectral action contribution.")
print(f"E_exc ~ {delta_E_full:.1f} M_KK vs a_0 = {a0_fold:.0f}")
print(f"So delta_rho_GGE / rho_a0 = E_exc / a_0 = {delta_E_full / a0_fold:.4f}")
print(f"The GGE deviation is {delta_E_full / a0_fold * 100:.2f}% of the a_0 vacuum energy.")
print(f"The CC gap is dominated by M_KK^4, not by the GGE physics.")

# ==============================================================================
# SECTION 8: Cross-Checks
# ==============================================================================

print("\n" + "=" * 76)
print("SECTION 8: Cross-Checks")
print("=" * 76)

# Cross-check 1: Dimensional analysis
print(f"\n--- Cross-check 1: Dimensional analysis ---")
print(f"  [delta_E] = M_KK (energy)")
print(f"  [rho] = delta_E * M_KK^4 / V_eff = M_KK^5 / V_eff")
print(f"  With spectral action normalization: [rho] = M_KK^4 * (dimensionless)")
print(f"  Consistent: delta_E in M_KK units -> rho in GeV^4. CHECK.")

# Cross-check 2: Energy hierarchy
print(f"\n--- Cross-check 2: Energy hierarchy ---")
print(f"  E_exc (8-mode, Fermi) = {delta_E_8mode_A:.4f} M_KK")
print(f"  E_exc (8-mode, n_Bog) = {delta_E_8mode_B:.4f} M_KK")
print(f"  E_exc (496-mode, S38) = {delta_E_full:.1f} M_KK")
print(f"  E_cond = {E_cond:.6f} M_KK")
print(f"  Ratio (8-mode Fermi / E_cond) = {delta_E_8mode_A / abs(E_cond):.2f}")
print(f"  Ratio (496-mode / E_cond) = {delta_E_full / abs(E_cond):.1f}")
mode_fraction = delta_E_8mode_A / delta_E_full
print(f"  8-mode fraction of total: {mode_fraction:.4f} ({mode_fraction*100:.2f}%)")

# Cross-check 3: Compare 8-mode quasiparticle sum to ED spectrum
E_QP_sum = np.sum(E_k_BCS)
print(f"\n--- Cross-check 3: Quasiparticle energy sum ---")
print(f"  sum(E_k) = {E_QP_sum:.4f} M_KK")
print(f"  sum(E_k * n_k^GGE) = {np.sum(E_k_BCS * n_k_GGE):.4f} M_KK")
print(f"  sum(eps_k) = {np.sum(eps_k):.4f} M_KK")

# Cross-check 4: Bekenstein bound compatibility
# rho_GGE = E / V. The Bekenstein bound requires S < 2*pi*R*E.
# Here S_GGE ~ 0.08, E ~ 60 M_KK, R ~ 1/M_KK.
# 2*pi*R*E = 2*pi*60 = 377. S_GGE << 377. Bound satisfied.
print(f"\n--- Cross-check 4: Bekenstein bound ---")
print(f"  S_GGE = {S_GGE:.4f}")
print(f"  2*pi*R*E = 2*pi*{delta_E_full:.1f} = {2*PI*delta_E_full:.1f}")
print(f"  Bekenstein satisfied: {S_GGE < 2*PI*delta_E_full}")

# Cross-check 5: Compare to Volovik q-theory dynamic prediction
# Volovik (Paper 04): rho_vac ~ M_Pl^2 * H^2 in slow relaxation
rho_volovik_dynamic = M_Pl_reduced**2 * H_0_GeV**2
ratio_volovik = rho_volovik_dynamic / rho_Lambda_obs
print(f"\n--- Cross-check 5: Volovik dynamic prediction ---")
print(f"  rho_vac(q-theory dynamic) = M_Pl^2 * H_0^2 = {rho_volovik_dynamic:.4e} GeV^4")
print(f"  ratio to obs = {ratio_volovik:.2f}")
print(f"  log10(ratio) = {np.log10(ratio_volovik):.2f}")
print(f"  THIS is what matches observation (W1-A).")
print(f"  The GGE deviation (static) = {log10_Ic:.1f} OOM -- DOES NOT match.")

# ==============================================================================
# SECTION 9: Gate Verdict
# ==============================================================================

print("\n" + "=" * 76)
print("SECTION 9: Gate Verdict")
print("=" * 76)

# Use the most physical estimate: full 496-mode excitation (Method Ic)
# This is the most conservative since it includes all modes.
gate_log10 = log10_Ic
gate_ratio = ratio_Ic

# Also compute for the 8-mode case
gate_log10_8mode = log10_Ia

print(f"\nGate: GGE-VACUUM-ENERGY-66")
print(f"  Threshold PASS:  log10(delta_rho/rho_obs) < 10")
print(f"  Threshold INFO:  10 < log10 < 100")
print(f"  Threshold FAIL:  log10(delta_rho/rho_obs) > 100")
print(f"")
print(f"  Computed (496-mode, Method Ic): log10 = {gate_log10:.1f}")
print(f"  Computed (8-mode, Method Ia):   log10 = {gate_log10_8mode:.2f}")

if gate_log10 > 100:
    verdict = "FAIL"
    reason = (f"GGE deviation energy is {gate_log10:.1f} OOM above observation. "
              f"The full excitation energy E_exc = {delta_E_full:.1f} M_KK gives "
              f"rho_GGE = {rho_Ic_GeV4:.2e} GeV^4, which is the FULL CC gap. "
              f"The GGE deviation is NOT a small correction -- it IS the problem.")
elif gate_log10 < 10:
    verdict = "PASS"
    reason = f"GGE deviation naturally small: {gate_log10:.1f} OOM above obs."
else:
    verdict = "INFO"
    reason = f"Intermediate: {gate_log10:.1f} OOM above obs."

print(f"\n  VERDICT: {verdict}")
print(f"  REASON: {reason}")

# ==============================================================================
# SECTION 10: Physical Interpretation
# ==============================================================================

print("\n" + "=" * 76)
print("SECTION 10: Physical Interpretation")
print("=" * 76)

print(f"""
STRUCTURAL RESULT:
  The GGE prethermal vacuum energy delta_rho = (2/pi^2) * E_exc * M_KK^4
  carries the FULL CC gap of ~{gate_log10:.0f} OOM.

  This is NOT a surprise. The GGE preserves the Richardson-Gaudin integrals,
  preventing relaxation to the Volovik zero (rho_eq = 0). But the conservation
  laws do not SUPPRESS the energy -- they merely FREEZE it at the post-transit
  value.

  The GGE deviation energy:
    delta_E = E_exc = {delta_E_full:.1f} M_KK ~ {delta_E_full / a0_fold:.3f} * a_0

  scales as a FIXED FRACTION of the spectral action zeroth moment a_0.
  Since the CC problem is a_0 * M_KK^4 >> rho_obs, and the GGE deviation
  is O(a_0) * M_KK^4, the GGE state carries the same gap.

  KEY CONCLUSION: The GGE deviation energy is NOT an independent resolution
  of the CC problem. It is the SAME problem in different language.
  The GGE mechanism would only help if E_exc << a_0, but
  E_exc/a_0 = {delta_E_full / a0_fold:.3f} ~ O(1%).

  The Volovik DYNAMIC mechanism (rho ~ M_Pl^2 * H^2, matching obs to 0.01 OOM)
  operates at a COMPLETELY DIFFERENT scale from the GGE static energy.
  The dynamic mechanism requires actual relaxation (which the GGE prevents),
  creating a tension: the GGE freezes energy at ~10^{{115}} rho_obs,
  while Volovik's dynamic self-tuning would give ~10^{{0}} rho_obs.

  RESOLUTION DIRECTION: The Volovik dynamic mechanism must operate
  DESPITE the GGE constraints. This requires either:
  (a) Partial breaking of Richardson-Gaudin integrals (S60 RG-INTEGRALS showed
      99.8% Josephson-broken in fabric -- the integrals ARE broken in the fabric)
  (b) The q-variable (tau) can relax even while BCS integrals are frozen
      (because tau couples to the GEOMETRIC sector, not the BCS sector)
  (c) The GGE energy gravitates through a_2 (the Newton's constant channel),
      not through a_0 (the CC channel), separating the two problems
""")

# ==============================================================================
# Save results
# ==============================================================================

print("\n" + "=" * 76)
print("Saving results...")
print("=" * 76)

np.savez(os.path.join(outdir, 's66_gge_vacuum_energy.npz'),
    # Gate
    gate_name='GGE-VACUUM-ENERGY-66',
    gate_verdict=verdict,
    gate_reason=reason,
    gate_log10=gate_log10,
    # GGE energies
    delta_E_8mode_fermi=delta_E_8mode_A,
    delta_E_8mode_nBog=delta_E_8mode_B,
    delta_E_496mode=delta_E_full,
    E_GGE_total=E_GGE_C,
    E_BCS_GS=E_BCS_GS,
    # BCS parameters
    mu_BCS=mu_BCS,
    Delta_BCS=Delta_BCS,
    E_k_BCS=E_k_BCS,
    eps_k=eps_k,
    v2_BCS=v2_BCS_solved,
    # GGE state
    T_GGE=T_GGE,
    beta_GGE=beta_GGE,
    n_k_GGE=n_k_GGE,
    S_GGE=S_GGE,
    S_thermal=S_thermal_A,
    T_thermal=T_thermal_A,
    # Vacuum energy densities (GeV^4)
    rho_Ia_GeV4=rho_Ia_GeV4,
    rho_Ib_GeV4=rho_Ib_GeV4,
    rho_Ic_GeV4=rho_Ic_GeV4,
    rho_IV_GeV4=rho_IV_GeV4,
    # Ratios to observed CC
    log10_Ia=log10_Ia,
    log10_Ib=log10_Ib,
    log10_Ic=log10_Ic,
    log10_IV=log10_IV,
    # Gap decomposition
    log10_deltaE=log10_deltaE_Ic,
    log10_MKK4=log10_MKK4,
    log10_prefactor=log10_prefactor,
    log10_rho_obs=log10_rho_obs,
    # Key ratios
    E_exc_over_a0=delta_E_full / a0_fold,
    mode_fraction_8_of_496=mode_fraction,
    # Volovik dynamic
    rho_volovik_dynamic=rho_volovik_dynamic,
    log10_volovik_dynamic=np.log10(ratio_volovik),
)

print(f"Saved: s66_gge_vacuum_energy.npz")

# ==============================================================================
# Plot
# ==============================================================================

fig, axes = plt.subplots(2, 2, figsize=(14, 10))
fig.suptitle('GGE-VACUUM-ENERGY-66: Prethermal Vacuum Energy', fontsize=14, fontweight='bold')

# Panel (a): GGE occupation numbers vs thermal
ax = axes[0, 0]
modes = np.arange(N_dof_BCS)
labels = ['B2-0', 'B2-1', 'B2-2', 'B2-3', 'B1', 'B3-0', 'B3-1', 'B3-2']
ax.bar(modes - 0.15, n_k_GGE, 0.3, label='GGE (mode-dep T)', color='steelblue', alpha=0.8)
if T_thermal_A < np.inf:
    n_therm = 1.0 / (np.exp(E_k_BCS / T_thermal_A) + 1.0)
    ax.bar(modes + 0.15, n_therm, 0.3, label=f'Thermal (T={T_thermal_A:.3f})', color='coral', alpha=0.8)
ax.set_xticks(modes)
ax.set_xticklabels(labels, fontsize=8)
ax.set_ylabel('Occupation $n_k$')
ax.set_title('(a) GGE vs Thermal Occupations')
ax.legend(fontsize=8)
ax.set_ylim(0, 1.05)

# Panel (b): Energy decomposition bar chart
ax = axes[0, 1]
methods = ['8-mode\n(Fermi)', '8-mode\n(n_Bog)', '496-mode\n(S38)', 'E_cond+E_exc\n(total)']
delta_Es = [delta_E_8mode_A, delta_E_8mode_B, delta_E_full, E_GGE_C]
log10s = [log10_Ia, log10_Ib, log10_Ic, log10_IV]
colors = ['steelblue', 'skyblue', 'darkred', 'orange']
bars = ax.bar(methods, log10s, color=colors, alpha=0.8)
ax.axhline(y=10, color='green', linestyle='--', linewidth=1.5, label='PASS threshold (10)')
ax.axhline(y=100, color='red', linestyle='--', linewidth=1.5, label='FAIL threshold (100)')
ax.set_ylabel(r'$\log_{10}(\delta\rho / \rho_{\rm obs})$')
ax.set_title('(b) CC Gap by Method')
ax.legend(fontsize=8)
for bar, l10 in zip(bars, log10s):
    ax.text(bar.get_x() + bar.get_width()/2., bar.get_height() + 1,
            f'{l10:.1f}', ha='center', va='bottom', fontsize=9, fontweight='bold')

# Panel (c): Gap decomposition
ax = axes[1, 0]
components = [r'$\log_{10}(\delta E)$', r'$4\log_{10}(M_{KK})$', r'$\log_{10}(2/\pi^2)$', r'$-\log_{10}(\rho_{\rm obs})$']
values = [log10_deltaE_Ic, log10_MKK4, log10_prefactor, -log10_rho_obs]
colors_c = ['steelblue', 'darkred', 'gray', 'green']
bars_c = ax.barh(components, values, color=colors_c, alpha=0.8)
ax.set_xlabel('Orders of magnitude')
ax.set_title(f'(c) Gap Decomposition (total = {sum(values):.1f} OOM)')
for bar, v in zip(bars_c, values):
    ax.text(bar.get_width() + 0.5, bar.get_y() + bar.get_height()/2.,
            f'{v:.1f}', ha='left', va='center', fontsize=9)

# Panel (d): Energy scales comparison
ax = axes[1, 1]
scales = ['$|E_{\\rm cond}|$', '$E_{\\rm exc}^{8}$', '$E_{\\rm exc}^{496}$', '$a_0$', '$S_{\\rm fold}$']
E_values = [abs(E_cond), delta_E_8mode_A, delta_E_full, a0_fold, S_fold]
ax.barh(scales, [np.log10(max(e, 1e-30)) for e in E_values], color='steelblue', alpha=0.8)
ax.set_xlabel(r'$\log_{10}(E / M_{KK})$')
ax.set_title('(d) Energy Scale Hierarchy')
for i, (s, e) in enumerate(zip(scales, E_values)):
    ax.text(np.log10(max(e, 1e-30)) + 0.1, i, f'{e:.2f}', va='center', fontsize=8)

plt.tight_layout()
plt.savefig(os.path.join(outdir, 's66_gge_vacuum_energy.png'), dpi=150, bbox_inches='tight')
print(f"Saved: s66_gge_vacuum_energy.png")

print("\n" + "=" * 76)
print(f"FINAL GATE VERDICT: {verdict}")
print(f"  log10(delta_rho / rho_obs) = {gate_log10:.1f}")
print(f"  {reason}")
print("=" * 76)
